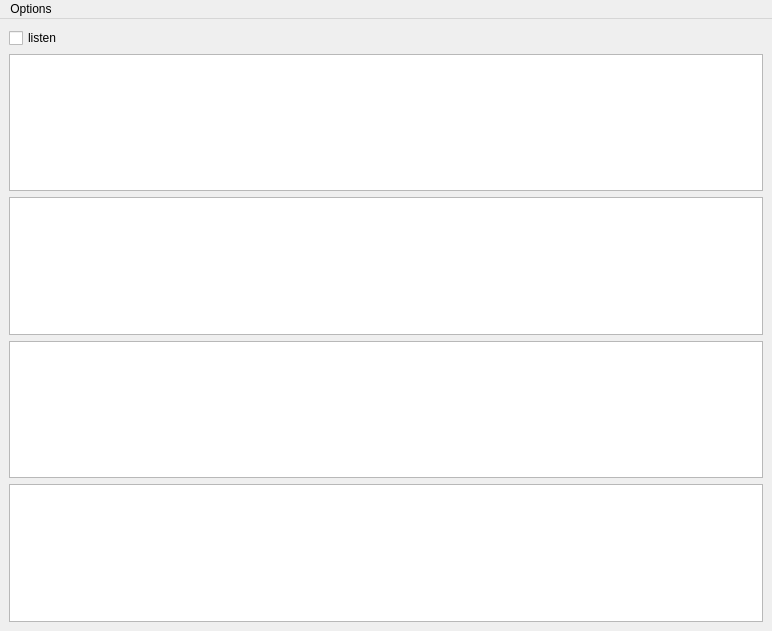
<?xml version="1.0" encoding="UTF-8"?>
<ui version="4.0">
 <class>MainWindow</class>
 <widget class="QMainWindow" name="MainWindow">
  <property name="geometry">
   <rect>
    <x>0</x>
    <y>0</y>
    <width>772</width>
    <height>631</height>
   </rect>
  </property>
  <property name="windowTitle">
   <string>MainWindow</string>
  </property>
  <property name="autoFillBackground">
   <bool>false</bool>
  </property>
  <property name="documentMode">
   <bool>false</bool>
  </property>
  <widget class="QWidget" name="centralwidget">
   <layout class="QVBoxLayout" name="verticalLayout">
    <item>
     <widget class="QCheckBox" name="listen">
      <property name="text">
       <string>listen</string>
      </property>
     </widget>
    </item>
    <item>
     <widget class="PlotWidget" name="filePCMChart"/>
    </item>
    <item>
     <widget class="PlotWidget" name="fileFFTChart"/>
    </item>
    <item>
     <widget class="PlotWidget" name="personalFFTChart"/>
    </item>
    <item>
     <widget class="PlotWidget" name="personalPCMChart"/>
    </item>
   </layout>
  </widget>
  <widget class="QMenuBar" name="menuBar">
   <property name="geometry">
    <rect>
     <x>0</x>
     <y>0</y>
     <width>772</width>
     <height>26</height>
    </rect>
   </property>
   <widget class="QMenu" name="menuOptions">
    <property name="title">
     <string>Options</string>
    </property>
    <addaction name="actionChoose_file"/>
   </widget>
   <addaction name="menuOptions"/>
  </widget>
  <action name="actionChoose_file">
   <property name="text">
    <string>Choose file ...</string>
   </property>
  </action>
 </widget>
 <customwidgets>
  <customwidget>
   <class>PlotWidget</class>
   <extends>QGraphicsView</extends>
   <header location="global">pyqtgraph</header>
  </customwidget>
 </customwidgets>
 <resources/>
 <connections/>
</ui>
